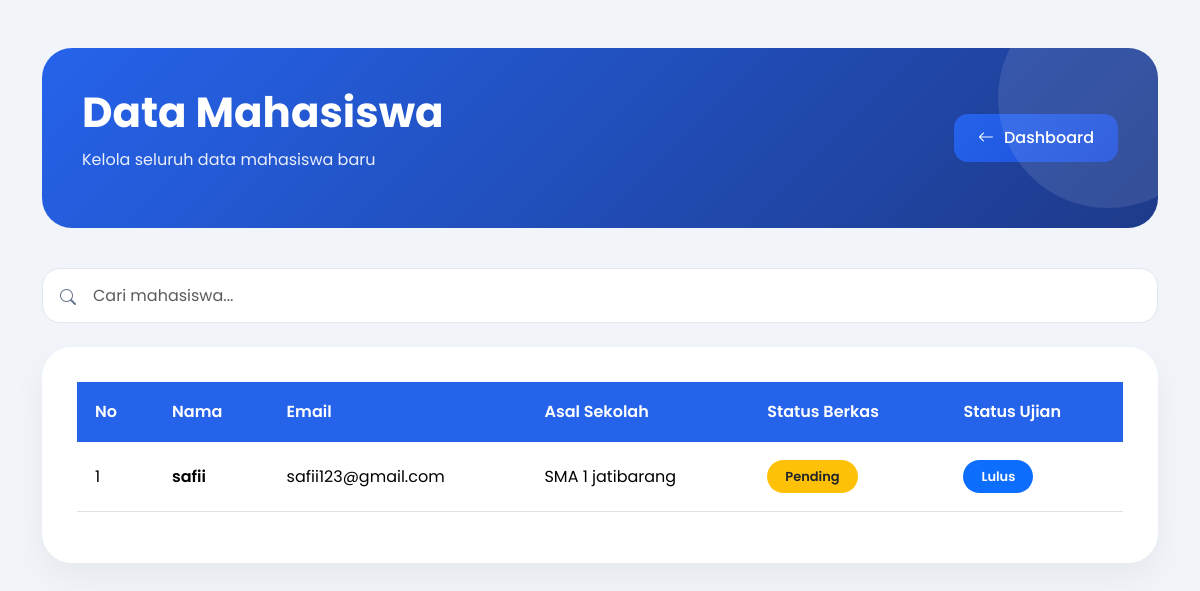
Screenshot of /admin/mahasiswa.php with the database file from the repository.
### tables this page shows
CREATE TABLE IF NOT EXISTS `mahasiswa` (
  `id` int(11) NOT NULL AUTO_INCREMENT,
  `nim` varchar(30) DEFAULT NULL,
  `nama_lengkap` varchar(100) DEFAULT NULL,
  `email` varchar(100) DEFAULT NULL,
  `no_hp` varchar(20) DEFAULT NULL,
  `asal_sekolah` varchar(100) DEFAULT NULL,
  `status_berkas` enum('Pending','Diterima','Ditolak') DEFAULT 'Pending',
  `status_ujian` enum('Belum','Lulus','Tidak Lulus') DEFAULT 'Belum',
  `status_pembayaran` enum('Belum Bayar','Menunggu','Lunas') DEFAULT 'Belum Bayar',
  `created_at` timestamp NOT NULL DEFAULT current_timestamp(),
  `password` varchar(255) DEFAULT NULL,
  `no_pendaftaran` varchar(50) DEFAULT NULL,
  PRIMARY KEY (`id`)
);

### admin/mahasiswa.php (the view, shortened to what this page needs)
<?php
include '../config.php';
$data = mysqli_query(
$conn,
"SELECT * FROM mahasiswa
ORDER BY id DESC"
);
?>
<!DOCTYPE html>
<html lang="id">
<head>
    <link href="https://cdn.jsdelivr.net/npm/bootstrap@5.3.3/dist/css/bootstrap.min.css"
    rel="stylesheet">
    <link rel="stylesheet"
    href="https://cdn.jsdelivr.net/npm/bootstrap-icons@1.11.3/font/bootstrap-icons.min.css">
</head>
<body>
<div class="container py-5">
    <div class="page-header">
        <div class="d-flex justify-content-between align-items-center flex-wrap gap-3">
            <div>
                <h1>
                    Data Mahasiswa
                </h1>
                <p>
                    Kelola seluruh data mahasiswa baru
                </p>
            </div>
            <a href="dashboard.php"
            class="btn-modern">
                <i class="bi bi-arrow-left"></i>
                Dashboard
            </a>
        </div>
    </div>
    <div class="mb-4">
        <div class="search-box">
            <i class="bi bi-search"></i>
            <input type="text"
            class="form-control"
            placeholder="Cari mahasiswa...">
        </div>
    </div>
    <div class="table-card">
        <div class="table-responsive">
            <table class="table align-middle">
                <thead>
                    <tr>
                        <th>No</th>
                        <th>Nama</th>
                        <th>Email</th>
                        <th>Asal Sekolah</th>
                        <th>Status Berkas</th>
                        <th>Status Ujian</th>
                    </tr>
                </thead>
                <tbody>
                    <?php
                    $no = 1;
                    while($d = mysqli_fetch_array($data)){
                    ?>
                    <tr>
                        <td>
                            <?php echo $no++; ?>
                        </td>
                        <td>
                            <div class="fw-semibold">
                                <?php echo $d['nama_lengkap']; ?>
                            </div>
                        </td>
                        <td>
                            <?php echo $d['email']; ?>
                        </td>
                        <td>
                            <?php echo $d['asal_sekolah']; ?>
                        </td>
                        <td>
                            <?php
                            if($d['status_berkas'] == 'Diterima'){
                            ?>
                            <span class="badge bg-success badge-status">
                                Diterima
                            </span>
                            <?php
                            }elseif($d['status_berkas'] == 'Ditolak'){
                            ?>
                            <span class="badge bg-danger badge-status">
                                Ditolak
                            </span>
                            <?php
                            }else{
                            ?>
                            <span class="badge bg-warning text-dark badge-status">
                                Pending
                            </span>
                            <?php } ?>
                        </td>
                        <td>
                            <?php
                            if($d['status_ujian'] == 'Lulus'){
                            ?>
                            <span class="badge bg-primary badge-status">
                                Lulus
                            </span>
                            <?php
                            }elseif($d['status_ujian'] == 'Tidak Lulus'){
                            ?>
                            <span class="badge bg-danger badge-status">
                                Tidak Lulus
                            </span>
                            <?php
                            }else{
                            ?>
                            <span class="badge bg-secondary badge-status">
                                Belum
                            </span>
                            <?php } ?>
                        </td>
                    </tr>
                    <?php } ?>
                </tbody>
            </table>
        </div>
    </div>
</div>
</body>
</html>

### admin/mahasiswa.php (style rules this page uses)
* { font-family: 'Poppins', sans-serif; }
body { background: #f1f5f9; }
.page-header { background: linear-gradient( 135deg, #2563eb, #1e3a8a); border-radius: 30px; padding: 40px; color: white; margin-bottom: 40px; position: relative; overflow: hidden; }
.page-header::before { content: ''; width: 220px; height: 220px; background: rgba(255,255,255,0.1); position: absolute; right: -60px; top: -60px; border-radius: 50%; }
.page-header h1 { font-weight: 700; font-size: 42px; }
.page-header p { opacity: 0.9; margin-top: 10px; }
.table-card { background: white; border-radius: 30px; padding: 35px; box-shadow: 0 15px 35px rgba(0,0,0,0.05); }
.table { vertical-align: middle; }
.table thead th { background: #2563eb !important; color: white; border: none; padding: 18px; font-weight: 600; }
.table tbody tr { transition: 0.3s; }
.table td { padding: 18px; }
.badge-status { padding: 10px 18px; border-radius: 50px; font-size: 13px; font-weight: 600; }
.btn-modern { background: linear-gradient( 135deg, #2563eb, #1d4ed8); color: white; border: none; padding: 12px 24px; border-radius: 14px; text-decoration: none; transition: 0.3s; display: inline-flex; align-items: center; gap: 10px; font-weight: 500; }
.search-box { position: relative; }
.search-box input { height: 55px; border-radius: 18px; padding-left: 50px; border: 1px solid #e2e8f0; }
.search-box i { position: absolute; top: 18px; left: 18px; color: #64748b; }

### rows the page displays
mahasiswa: nama_lengkap "safii", email "safii123@gmail.com", asal_sekolah "SMA 1 jatibarang", status_berkas "Pending", status_ujian "Lulus"
